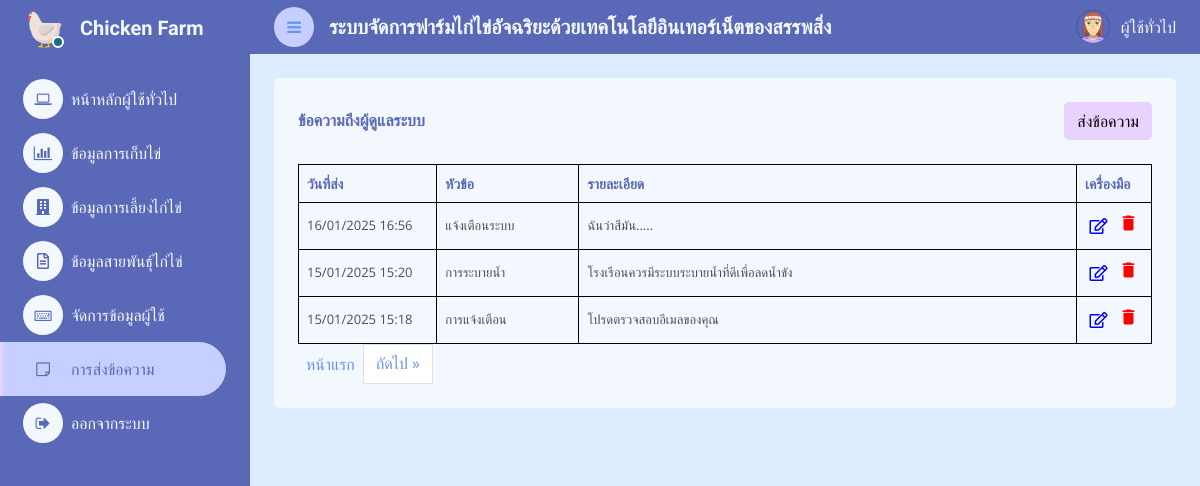
Screenshot of /CS_Project_Phowit-Chuachan_Code_16432048/User_Message.php (signed in) with the database file from the repository.
### tables this page shows
CREATE TABLE `message` (
  `Message_ID` int(3) NOT NULL,
  `Message_Record` datetime NOT NULL DEFAULT current_timestamp(),
  `Message_Title` varchar(30) NOT NULL,
  `Message_Detail` varchar(200) NOT NULL,
  `User_ID` int(8) NOT NULL,
  `Message_Delete` tinyint(1) NOT NULL
);

### CS_Project_Phowit-Chuachan_Code_16432048/User_TableMessage.php (the view, shortened to what this page needs)
<div class="container-fluid pt-4 px-4">
    <div class="h-100 bg-light rounded p-4">
        <div class="d-flex align-items-center justify-content-between mb-4">
            <h6 class="mb-0 text-dark">ข้อความถึงผู้ดูแลระบบ</h6>
            <button type="button" class="btn btn-warning" data-bs-toggle="modal" data-bs-target="#addRecordModal">ส่งข้อความ</button>
        </div>
        <div class="table-responsive">
            <?php
            require_once("connect_db.php");
            $end_Page = 0;
            $records_per_page = 7;
            if (isset($_GET['page']) && is_numeric($_GET['page'])) {
                $current_page = $_GET['page'];
            } else {
                $current_page = 1;
            }
            $offset = ($current_page - 1) * $records_per_page;
            $sql0 = "SELECT * FROM `message` WHERE `User_ID` = ? AND `Message_Delete` =  0 ORDER BY `Message_Record` DESC LIMIT $records_per_page OFFSET $offset ; ";
            $stmt0 = $conn->prepare($sql0);
            $stmt0->bind_param("i", $_SESSION['User_ID']);
            $stmt0->execute();
            $result0 = $stmt0->get_result();
            ?>
            <table class="table text-start align-middle table-bordered table-hover mb-0">
                <thead>
                    <tr class="text-dark" style="font-size: 14px;">
                        <th scope="col" class="col-1.5">วันที่ส่ง</th>
                        <th scope="col" class="col-2">หัวข้อ</th>
                        <th scope="col" class="col-7">รายละเอียด</th>
                        <th scope="col" class="col-1.5">เครื่องมือ</th>
                    </tr>
                </thead>
                <tbody style="font-size: 13px;">
                    <?php
                    if ($result0 && mysqli_num_rows($result0) > 0) {
                        $end_Page = +1;
                        while ($row = $result0->fetch_assoc()) {
                            $Message_ID = $row['Message_ID'];
                            $Message_Title = $row['Message_Title'];
                            $Message_Record = date_create_from_format(format: "Y-m-d H:i:s", datetime: $row["Message_Record"])->format(format: "d/m/Y H:i");
                            $Message_Detail = $row['Message_Detail'];
                    ?>
                            <tr>
                                <td><?php echo $Message_Record; ?></td>
                                <td><?php echo $Message_Title; ?></td>
                                <td><?php echo $Message_Detail; ?></td>
                                <td>
                                    <button type="button" class="btn" data-bs-toggle="modal" style="height:30px; width:46%; padding: 1px;"
                                        data-bs-target="#EditMessageModal<?= $Message_ID; ?>">
                                        <i class='far fa-edit' style='color:blue; font-size:16px;'></i>
                                    </button>
                                    <button type="button" class="btn" data-bs-toggle="modal" style="height:30px; width:46%; padding: 1px;"
                                        data-bs-target="#DeleteMessageModal<?= $Message_ID; ?>">
                                        <i class='material-icons' style='color:red; font-size:20px;'>delete</i>
                                    </button>
                                </td>
                            </tr>
                    <?php }
                    } else {
                        $end_Page = -$end_Page;
                        echo "<tr><td colspan='4' class='text-center'>ไม่พบข้อมูลการส่งข้อความของคุณ</td></tr>";
                    } ?>
                </tbody>
            </table>
            <?php
            echo "<div class='pagination'>";
            $month_param = '';
            $year_param = '';
            if ($current_page > 1) {
                echo "<a href='?page=" . ($current_page - 1) . $month_param . $year_param . "' class='page-link'>&laquo; ก่อนหน้า</a>";
            } else {
                echo "<a class = 'p-2'>หน้าแรก</a>";
            }
            if ($end_Page > 0) {
                echo "<a href='?page=" . ($current_page + 1) . $month_param . $year_param . "' class='page-link'>ถัดไป &raquo;</a>";
            } else {
                echo "<a class = 'p-2'>หน้าสุดท้าย</a>";
            }
            echo "</div>";
            ?>
        </div>
    </div>
</div>

### CS_Project_Phowit-Chuachan_Code_16432048/css/style.css (style rules this page uses)
:root { --light: #F3F8FF; --primary: #DEECFF; --secondary: #C6CFFF; --pink:#E8D3FF; --dark: #5a68b8; }
.btn { transition: .5s; }

### rows the page displays
message: Message_Record "16/01/2025 16:56", Message_Title "แจ้งเตือนระบบ", Message_Detail "ฉันว่าสีมัน....."
message: Message_Record "15/01/2025 15:20", Message_Title "การระบายน้ำ", Message_Detail "โรงเรือนควรมีระบบระบายน้ำที่ดีเพื่อลดน้ำขัง"
message: Message_Record "15/01/2025 15:18", Message_Title "การแจ้งเตือน", Message_Detail "โปรดตรวจสอบอีเมลของคุณ"
